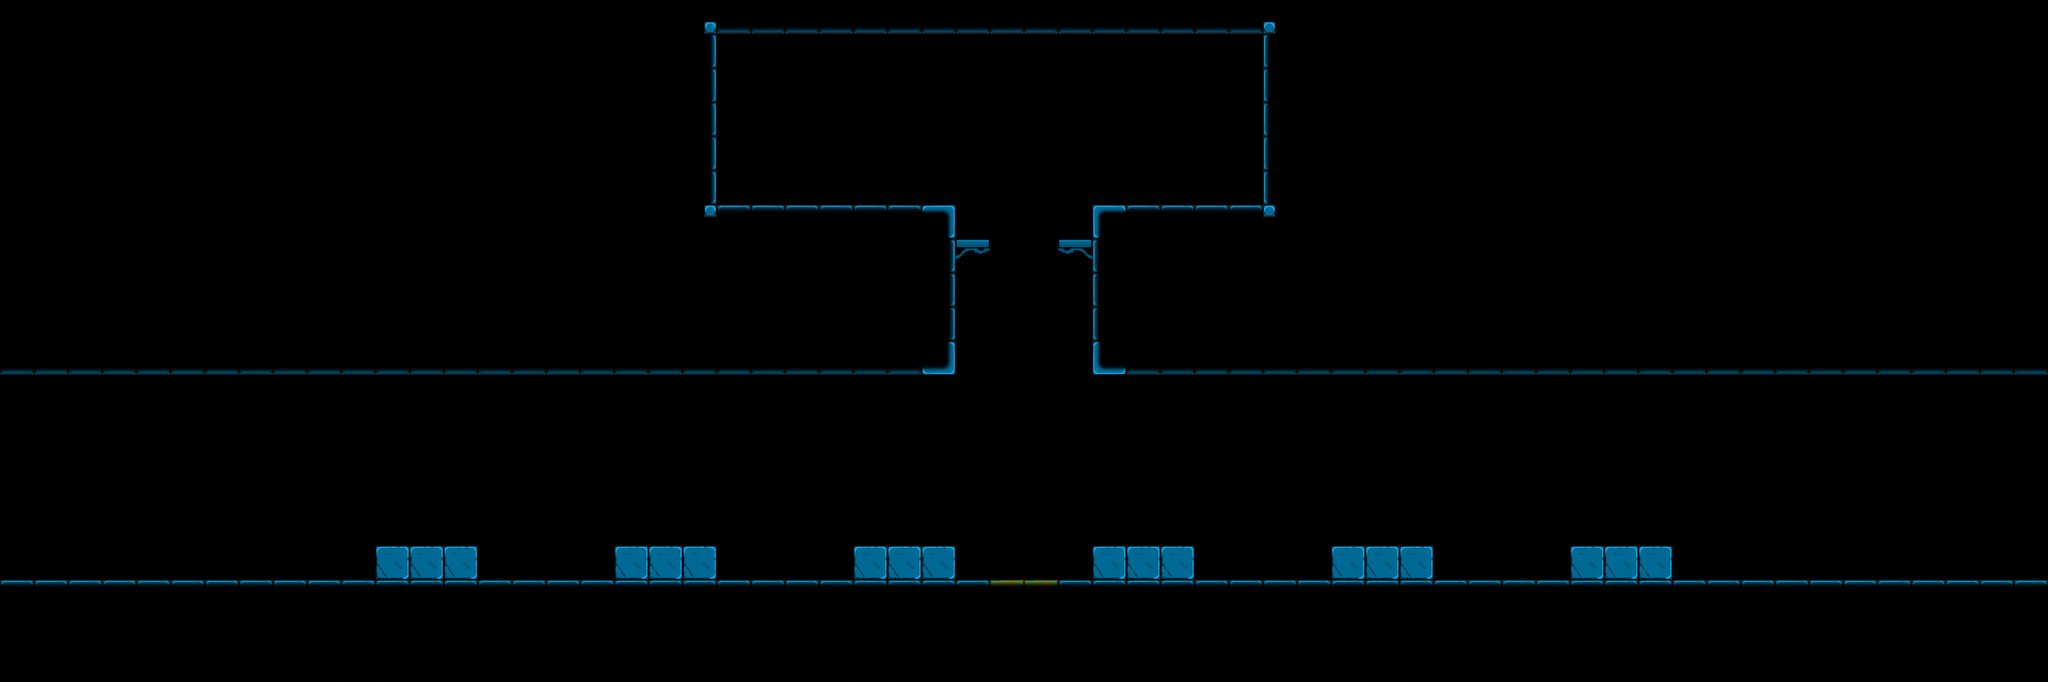

This is a level from a 2D game, rendered from its Tiled map with the project's own tilesets. A one-line summary and the map file follow, with tile-layer data summarised:
An orthogonal 60x20 tile map with 64x64 px tiles, 3 tile layers (Noir, block, Shadow) and 31 objects (19x Collision, 4x monster, 3x Spawn, 2x wall, 2x tp, ...).

<map version="1.10" tiledversion="git" orientation="orthogonal" renderorder="right-down" width="60" height="20" tilewidth="64" tileheight="64" infinite="0" nextlayerid="7" nextobjectid="36">
 <tileset firstgid="1" source="../../Base.tsx" />
 <imagelayer id="6" name="background">
  <image source="../../../src/Images/Tiled/stone_bricks.png" width="512" height="512" />
 </imagelayer>
 <layer id="1" name="Noir" width="60" height="20">
  <data>[1200 cells, 740 non-empty, 1 distinct tile ids]</data>
 </layer>
 <layer id="2" name="block" width="60" height="20">
  <data>[1200 cells, 184 non-empty, 16 distinct tile ids]</data>
 </layer>
 <layer id="3" name="Shadow" width="60" height="20">
  <data>[1200 cells, 164 non-empty, 12 distinct tile ids]</data>
 </layer>
 <objectgroup id="4" name="Collision">
  <object id="1" type="Collision" x="0" y="1088" width="1856" height="64" />
  <object id="2" type="Collision" x="1984" y="1088" width="1856" height="64" />
  <object id="3" type="Collision" x="1856" y="1152" width="128" height="128" />
  <object id="4" type="Collision" x="1600" y="1024" width="192" height="64" />
  <object id="5" type="Collision" x="1152" y="1024" width="192" height="64" />
  <object id="6" type="Collision" x="704" y="1024" width="192" height="64" />
  <object id="7" type="Collision" x="2048" y="1024" width="192" height="64" />
  <object id="8" type="Collision" x="2496" y="1024" width="192" height="64" />
  <object id="9" type="Collision" x="2944" y="1024" width="192" height="64" />
  <object id="10" type="Collision" x="0" y="384" width="1792" height="320" />
  <object id="11" type="Collision" x="1280" y="64" width="64" height="320" />
  <object id="12" type="Collision" x="1344" y="0" width="1024" height="64" />
  <object id="13" type="Collision" x="2368" y="64" width="64" height="320" />
  <object id="14" type="Collision" x="2048" y="384" width="1792" height="320" />
  <object id="15" type="Collision" x="3840" y="704" width="64" height="384" />
  <object id="16" type="Collision" x="-64" y="704" width="64" height="384" />
  <object id="18" name="Spawn" type="Spawn" x="1792" y="832">
   <point />
  </object>
  <object id="19" name="TL" type="Spawn" x="64" y="960">
   <point />
  </object>
  <object id="20" name="TR" type="Spawn" x="3712" y="960">
   <point />
  </object>
  <object id="21" name="TL" type="wall" x="0" y="704" width="64" height="384">
   <properties>
    <property name="collision" type="bool" value="true" />
    <property name="file" type="file" value="../../../src/Images/doors.png" />
    <property name="typefile" value="image" />
   </properties>
  </object>
  <object id="22" name="TR" type="wall" x="3776" y="704" width="64" height="384">
   <properties>
    <property name="collision" type="bool" value="true" />
    <property name="file" type="file" value="../../../src/Images/doors.png" />
    <property name="typefile" value="image" />
   </properties>
  </object>
  <object id="23" name="TL" type="tp" x="0" y="704" width="27.3333" height="384" />
  <object id="24" name="TR" type="tp" x="3809.29" y="704" width="29.4167" height="382" />
  <object id="25" name="gabin" type="monster" x="2176" y="256">
   <point />
  </object>
  <object id="26" name="end" type="end" x="1472" y="192" width="128" height="192">
   <properties>
    <property name="collision" type="bool" value="false" />
    <property name="doorOpen" type="file" value="../../../src/Images/doorsOn.png" />
    <property name="file" type="file" value="../../../src/Images/doorsOff.png" />
    <property name="typefile" value="image" />
   </properties>
  </object>
  <object id="27" name="gabin" type="monster" x="2560" y="896">
   <point />
  </object>
  <object id="28" name="gabin" type="monster" x="704" y="896">
   <point />
  </object>
  <object id="29" name="gabin" type="monster" x="1408" y="960">
   <point />
  </object>
  <object id="30" name="Jump" type="Collision" x="1856" y="1088" width="128" height="64">
   <properties>
    <property name="Force" type="int" value="26" />
   </properties>
  </object>
  <object id="31" name="Platform" type="Collision" x="1984" y="448" width="64" height="17" />
  <object id="35" name="Platform" type="Collision" x="1809.33" y="446.167" width="64" height="17" />
 </objectgroup>
</map>